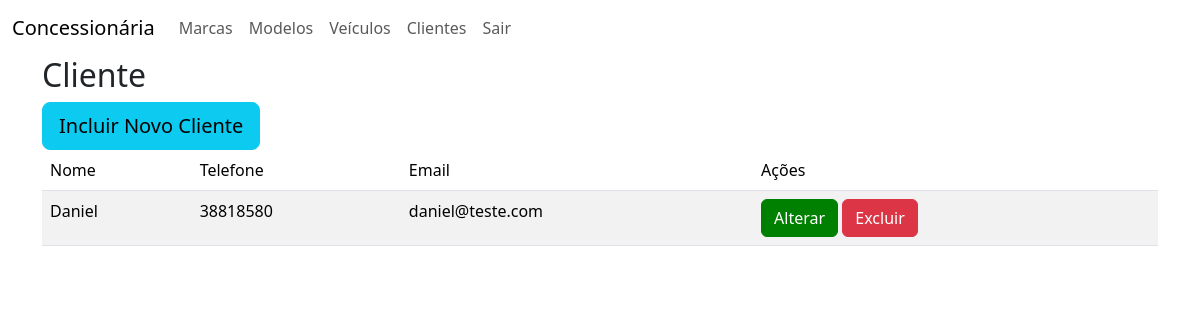
Screenshot of //listar_cliente with the database file from the repository.
### cadastro/models.py (models this page shows, shortened)
class Cliente(models.Model):
    nome = models.CharField(max_length=100)
    telefone = models.CharField(max_length=20)
    email = models.CharField(max_length=255)

### cadastro/views.py (the view)
# urls.py: path('/listar_cliente', views.listarCliente,name='listar_cliente'),
def listarCliente(request):
    cliente = Cliente.objects.order_by('nome')
    return render(request, 'cliente/lista.html',{'cliente': cliente})

### cadastro/templates/cliente/lista.html
{% extends 'base.html' %}
{% block content %}
   <h2>Cliente</h2>
   <a href="{% url 'incluir_cliente' %}" class="btn btn-info btn-lg">Incluir Novo Cliente</a>
   <table class='table table-striped'>
      <thead>
      <tr>
         <td>Nome</td>
         <td>Telefone</td>
         <td>Email</td>
         <td>Ações</td>
      </tr>
   </thead>
   <tbody>
      {% for c in cliente %}
      <tr>
         <td>{{c.nome}}</td>
         <td>{{c.telefone}}</td>
         <td>{{c.email}}</td>
         <td>
            <a href ="{% url 'alterar_cliente' c.id %}" class="btn btn-primary">Alterar</a>
            <a href= "#" class = "btn btn-danger" onclick="abrirTela('{% url 'excluir_cliente' c.id %}')" >Excluir</a>
         </td>
      </tr>
      {% endfor %}
   </tbody>
   </table>
{% endblock %}

### templates/estatico/estilo.css (style rules this page uses)
.btn-primary { background-color: rgb(0, 128, 0) !important; border-color: rgb(0, 128, 0) !important; }

### rows the page displays
Cliente: nome "Daniel", telefone "38818580", email "daniel@teste.com"
